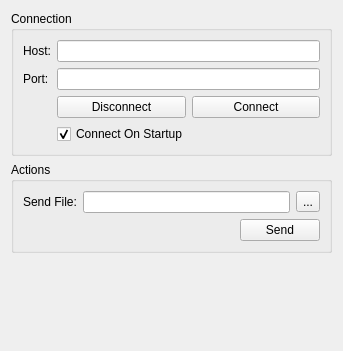
<?xml version="1.0" encoding="UTF-8"?>
<ui version="4.0">
 <class>MainUI</class>
 <widget class="QWidget" name="MainUI">
  <property name="geometry">
   <rect>
    <x>0</x>
    <y>0</y>
    <width>343</width>
    <height>351</height>
   </rect>
  </property>
  <property name="windowTitle">
   <string>Form</string>
  </property>
  <layout class="QVBoxLayout" name="verticalLayout">
   <item>
    <widget class="QGroupBox" name="connectionGroupBox">
     <property name="title">
      <string>Connection</string>
     </property>
     <layout class="QGridLayout" name="gridLayout_3">
      <item row="0" column="0">
       <widget class="QLabel" name="hostLabel">
        <property name="text">
         <string>Host:</string>
        </property>
       </widget>
      </item>
      <item row="0" column="1">
       <widget class="QLineEdit" name="hostLineEdit"/>
      </item>
      <item row="1" column="1">
       <widget class="QLineEdit" name="portLineEdit"/>
      </item>
      <item row="1" column="0">
       <widget class="QLabel" name="portLabel">
        <property name="text">
         <string>Port:</string>
        </property>
       </widget>
      </item>
      <item row="2" column="1">
       <layout class="QGridLayout" name="connDissconnGridLayout">
        <item row="0" column="1">
         <widget class="QPushButton" name="disconnectButton">
          <property name="text">
           <string>Disconnect</string>
          </property>
         </widget>
        </item>
        <item row="0" column="2">
         <widget class="QPushButton" name="connectButton">
          <property name="text">
           <string>Connect</string>
          </property>
         </widget>
        </item>
       </layout>
      </item>
      <item row="3" column="1">
       <widget class="QCheckBox" name="connStartCheckBox">
        <property name="autoFillBackground">
         <bool>false</bool>
        </property>
        <property name="text">
         <string>Connect On Startup</string>
        </property>
        <property name="checked">
         <bool>true</bool>
        </property>
       </widget>
      </item>
     </layout>
    </widget>
   </item>
   <item>
    <widget class="QGroupBox" name="actionsGroupBox">
     <property name="title">
      <string>Actions</string>
     </property>
     <layout class="QGridLayout" name="gridLayout">
      <item row="1" column="3">
       <layout class="QGridLayout" name="sendFileGridLayout">
        <item row="0" column="1">
         <widget class="QLineEdit" name="sendFileLineEdit"/>
        </item>
        <item row="0" column="2">
         <widget class="QToolButton" name="sendFileToolButton">
          <property name="text">
           <string>...</string>
          </property>
         </widget>
        </item>
       </layout>
      </item>
      <item row="1" column="0">
       <widget class="QLabel" name="sendFileLabel">
        <property name="text">
         <string>Send File:</string>
        </property>
       </widget>
      </item>
      <item row="2" column="3">
       <layout class="QGridLayout" name="sendButtonGridLayout">
        <item row="0" column="1">
         <widget class="QPushButton" name="sendButton">
          <property name="text">
           <string>Send</string>
          </property>
         </widget>
        </item>
        <item row="0" column="0">
         <spacer name="sendButtonSpacer">
          <property name="orientation">
           <enum>Qt::Horizontal</enum>
          </property>
          <property name="sizeHint" stdset="0">
           <size>
            <width>40</width>
            <height>20</height>
           </size>
          </property>
         </spacer>
        </item>
       </layout>
      </item>
     </layout>
    </widget>
   </item>
   <item>
    <spacer name="mainSpacer">
     <property name="orientation">
      <enum>Qt::Vertical</enum>
     </property>
     <property name="sizeHint" stdset="0">
      <size>
       <width>20</width>
       <height>40</height>
      </size>
     </property>
    </spacer>
   </item>
  </layout>
 </widget>
 <resources/>
 <connections/>
</ui>
